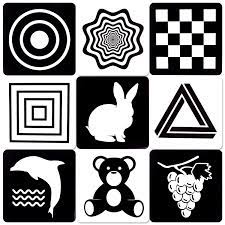
#> input picture Pics/test.jpg, 225 x 225 px
$ python HOG_algorythm.py
#> lines starting #> are read from the running program, lines starting #| are printed output that depends on the picture
from typing import List, Union, Any
import math
import cv2
import numpy as np
import matplotlib.pyplot as plt


def img_prep(dir):
    """preparing img"""

    # img into var
    img = cv2.imread(dir)
    # Into gray scale
    img = cv2.cvtColor(img, cv2.COLOR_BGR2GRAY)
    # Resize
    img = cv2.resize(img, (64, 128))

    return img


def get_nabla_x(p_img):
    """Calculating nabla along x axis"""

    nabla_list_x = np.zeros((p_img.shape[0] - 2, p_img.shape[1] - 2))

    for y in range(1, p_img.shape[0] - 1):
        for x in range(1, p_img.shape[1] - 1):
            num1 = p_img[y][x - 1].astype(float)
            num2 = p_img[y][x + 1].astype(float)

            nabla_x = num1 - num2
            nabla_list_x[y - 1, x - 1] = nabla_x

    # print(nabla_list_x.shape)
    return nabla_list_x


def get_nabla_y(p_img):
    """Calculating nabla along y axis"""

    nabla_list_y = np.zeros((p_img.shape[0] - 2, p_img.shape[1] - 2))

    for x in range(1, p_img.shape[1] - 1):
        for y in range(1, p_img.shape[0] - 1):
            num1 = p_img[y - 1][x].astype(float)
            num2 = p_img[y + 1][x].astype(float)

            nabla_y = num1 - num2
            nabla_list_y[y - 1, x - 1] = nabla_y

            # print(nabla_list_y)
    return nabla_list_y


def get_mu(nab_x, nab_y):
    """Calculates magnitude for the img"""

    mu_list = np.empty((nab_y.shape[0], nab_y.shape[1]))

    for y in range(nab_y.shape[0]):
        for x in range(nab_x.shape[1]):
            mu = math.sqrt((nab_x[y, x] ** 2 + nab_y[y, x] ** 2))
            mu = round(mu, 2)
            mu_list[y, x] = mu

    # print(mu_list)
    return mu_list


def get_fi(nab_x, nab_y):
    """Calculates angel for the img"""

    fi_list = np.empty((nab_y.shape[0], nab_y.shape[1]))

    for y in range(nab_y.shape[0]):
        for x in range(nab_x.shape[1]):
            fi = (180 / math.pi) * (math.atan((nab_y[y, x] / (nab_x[y, x] + 1e-8))) % math.pi)
            fi = round(fi, 2)
            fi_list[y, x] = fi
            # print(fi)

    # print(fi_list)
    return fi_list


def get_figure(img, cell_size=8):
    """Returns cell in 4-dim matrix shape [cell_y, cell_x, pixl_y, pixl_x]"""

    result = np.empty((img.shape[0] // cell_size, img.shape[1] // cell_size, cell_size, cell_size))

    cell_id_x = 0
    cell_id_y = 0

    # fig, axs = plt.subplots(16, 8, sharex=True, sharey=True, figsize=(10, 20))
    for i, y in enumerate(range(0, img.shape[0], cell_size)):
        for j, x in enumerate(range(0, img.shape[1], cell_size)):
            cell = img[y:y + cell_size, x:x + cell_size]
            result[cell_id_y, cell_id_x] = cell

            # axs[i, j].imshow(cell)

            cell_id_x += 1

        cell_id_x = 0
        cell_id_y += 1
    # plt.show()
    return result


def bin_contrib(mu_cell: np.ndarray, fi_cell: np.ndarray) -> np.ndarray:
    """Takes 1 cell of mu and fi. Outputs array of 9bins.

    Long description...

    Parameters
    ----------
    mu_cell: ndarray
        numpy array which represents magnitude for one HOG cell.
    fi_cell: ndarray
        numpy array which represents angle for one HOG cell.

    Returns
    -------
    ndarray
        9 bins histogram of oriented gradients for one input cell.

    Example
    -------
        # >>> cell = np.array[]
        # >>> bin_conrib(cell)
        4
    """

    w = 20
    mu_bin = np.zeros(9)

    # [0] bin0, [1] bin20, [2] bin40, [3] bin60, [4] bin80, [5] bin100, [6] bin120, [7] bin140, [8] bin160 = 0

    for y in range(mu_cell.shape[0]):
        for x in range(mu_cell.shape[1]):
            fi = fi_cell[y, x]
            mu = mu_cell[y, x]

            fi_r = (fi % w) / w  # Как ФИ относится к правой части в %
            fi_l = 1 - fi_r  # Как ФИ относится к левой части в %

            b_l = (fi // w) * w  # Значение левой корзины

            mu_r = round((mu * fi_r), 2)  # Значение Мью для правой корзины
            mu_l = round((mu * fi_l), 2)  # Значение Мью для левой корзины

            bin_num1 = int(b_l // w)  # Number of a left bin
            bin_num2 = int(bin_num1 + 1)

            if bin_num2 > 8:
                bin_num2 = int(0)

            mu_bin[bin_num1] += mu_l
            mu_bin[bin_num2] += mu_r

    # print(mu_bin)
    return mu_bin


def bin_sint(mu_mat, fi_mat):
    """Takes mu_mat and fi_mat on input and outputs 9_bins_mat"""

    mu_bin = np.zeros((16, 8, 9))

    for y in range(mu_mat.shape[0]):
        for x in range(mu_mat.shape[1]):
            fi_cell = fi_mat[y, x]
            mu_cell = mu_mat[y, x]

            mu_bin[y, x] = bin_contrib(mu_cell, fi_cell)

    return mu_bin


def normal(mat):
    """Normalizes inputed matrix: mat/np.sqrt(np.sum(mat ** 2))"""

    k = np.sqrt(np.sum(mat ** 2))
    mat = mat/(k + 1e-5)
    mat = np.round(mat, 4)

    return mat


def get_block(bin_mat, block_size=4):
    """Concatenates bins coresponding to blocks"""

    full_bin = np.zeros(bin_mat.shape[2]*block_size)

    blocks_mat = np.zeros((bin_mat.shape[0] - 1, bin_mat.shape[1] - 1, bin_mat.shape[2]*block_size))

    for y in range(bin_mat.shape[0]-1):
        for x in range(bin_mat.shape[1]-1):
            full_bin[0:9] = bin_mat[y, x]
            full_bin[9:18] = bin_mat[y, x+1]
            full_bin[18:27] = bin_mat[y+1, x]
            full_bin[27:36] = bin_mat[y+1, x+1]

            blocks_mat[y, x] = normal(full_bin)

            full_bin = np.zeros(bin_mat.shape[2]*block_size)

    return blocks_mat


def get_hog(img):
    """Getting HOG feature 1x3780"""

    padded_img = cv2.copyMakeBorder(img, 1, 1, 1, 1, borderType=0)  # adding padding to img

    nabla_x_img = get_nabla_x(padded_img.astype(float))  #
    nabla_y_img = get_nabla_y(padded_img.astype(float))  # getting gradients alongside axis

    mu = get_mu(nabla_x_img, nabla_y_img)  #
    fi = get_fi(nabla_x_img, nabla_y_img)  # calculating mu & fi

    mu_mat = get_figure(mu)     #
    fi_mat = get_figure(fi)     # iterarting img into cell grids for mu & fi

    bin_mat = bin_sint(mu_mat, fi_mat)  # creating bin for each cell

    block_mat = get_block(bin_mat)      # creating concatenated bin of 36 elements for each block

    return block_mat.ravel()


def main():
    img = img_prep('Pics/test.jpg')
#> in img_prep, img is the input picture: shape (225, 225, 3); mean B, G, R 131.7, 131.2, 131.4
#> in img_prep, `img = cv2.resize(img, (64, 128))`:
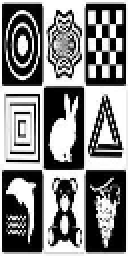
#> img: shape (128, 64) (shown 2 times larger); min 0, max 255, mean 132.8
    hog = get_hog(img)
#> in get_hog, `padded_img = cv2.copyMakeBorder(img, 1, 1, 1, 1, borderType=0)`:
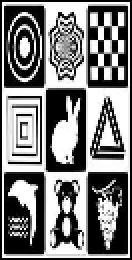
#> padded_img: shape (130, 66) (shown 2 times larger); min 0, max 255, mean 126.8
#> after the loop in get_nabla_x, `for y in range(1, p_img.shape[0] - 1):`:
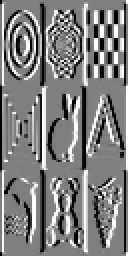
#> nabla_list_x: shape (128, 64) float64 (shown 2 times larger); min -255, max 255, mean 0.2; drawn with min black and max white
#> after the loop in get_nabla_y, `for x in range(1, p_img.shape[1] - 1):`:
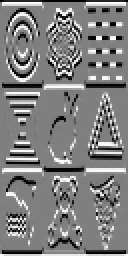
#> nabla_list_y: shape (128, 64) float64 (shown 2 times larger); min -255, max 255, mean 0; drawn with min black and max white
#> after the loop in get_mu, `for y in range(nab_y.shape[0]):`:
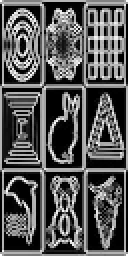
#> mu_list: shape (128, 64) float64 (shown 2 times larger); min 0, max 357.1, mean 121.6; drawn with min black and max white
#> after the loop in get_fi, `for y in range(nab_y.shape[0]):`:
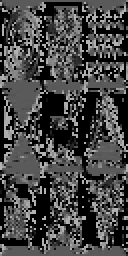
#> fi_list: shape (128, 64) float64 (shown 2 times larger); min 0, max 179.8, mean 68.5
#> after the loop in get_figure, `for i, y in enumerate(range(0, img.shape[0], cell_size)):`: cell_id_y = 16
#> hog = 3780 values, max 0.786 at index 2835, min 0 at index 10, mean 0.0993

    print(hog)
#> (printed output is left out)
    print(len(hog))
#| 3780


if __name__ == '__main__':
    main()
